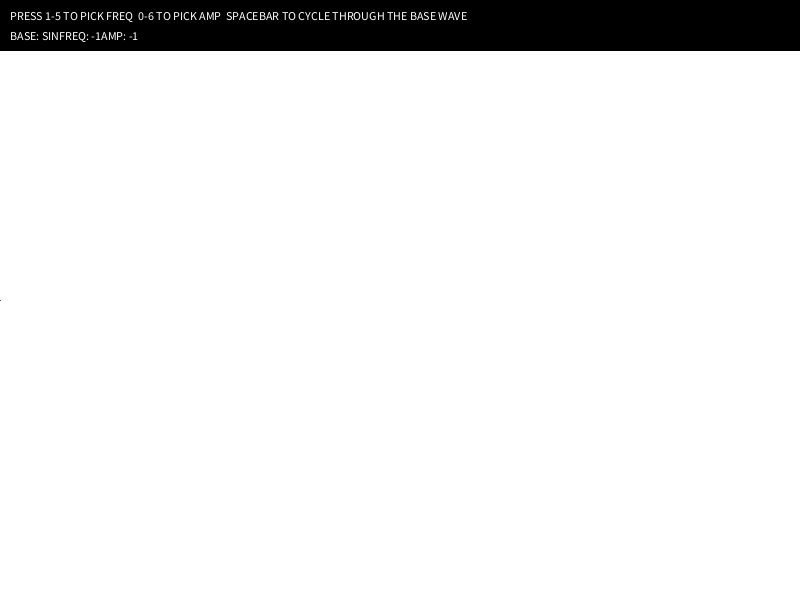
Frame 1 (no input)
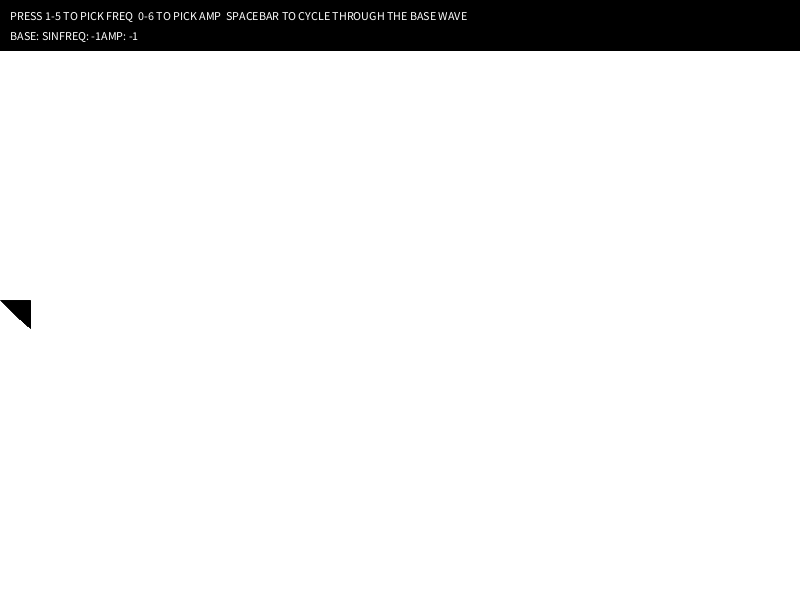
Frame 60 (the mouse pressed at the canvas centre just before this capture)
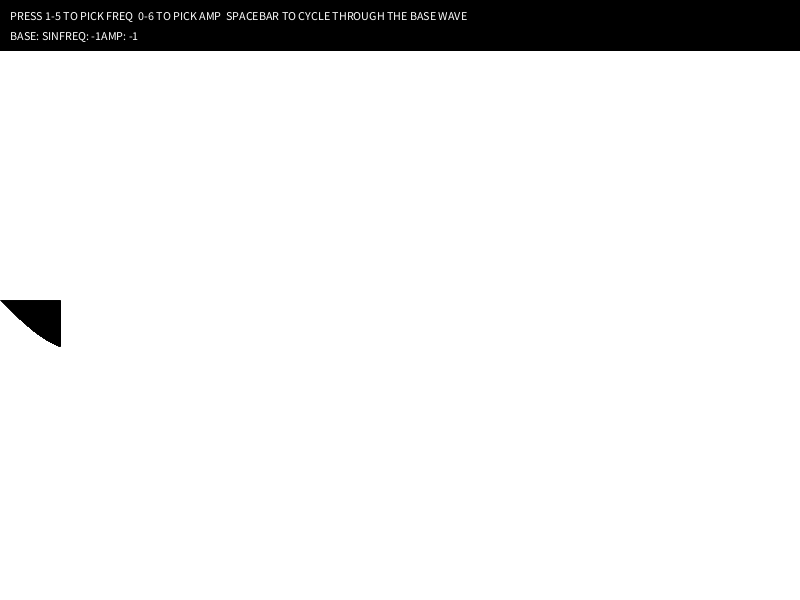
Frame 120 (the mouse held since frame 60 and released just before this capture)

The Processing sketch that drew these frames (run headless with seeded random() and noise(); from frame 60 on, the mouse is pressed at the canvas centre):

// Processing sketch: waves
// ── waves.pde
float t = 0;
float f = .01;
float a = 50;
float o = 0;

float x, y;

int freq = -1;
int amp = -1;
int base = 0;

String [] types = { "SIN", "COS", "TAN", "SQU", "SAW" };
ArrayList<Wave>waves = new ArrayList<Wave>();
boolean isModFreq, isModAmp;

void setup() {
  size(800, 600);
  background(255);
  waves.add(new Sine(t, f, a, o));
  waves.add(new Cosine(t, f, a, o));
  waves.add(new Tan(t, f, a, o));
  waves.add(new Square(t, f, a, o));
  waves.add(new Sawtooth(t, f, a, o));
}

void draw() {
  x+=.5;
  if(x > width) {
     background(255);
     x = 0; 
  }
  
  // Run the wave to calculate the next y-position
  // to pass it into the display function to draw it
  
  // If modulating both freq and amp
  if (isModFreq && isModAmp) {
    display(waves.get(base).mod(waves.get(freq).run(), waves.get(amp).run()));
  }
  // If only modulating frequency
  else if (isModFreq) {
    display(waves.get(base).mod(waves.get(freq).run(), -1));
  }
  // If only modulating amplitude
  else if (isModAmp) {
    display(waves.get(base).mod(-1, waves.get(amp).run()));
  }
  // If not modulating at all
  else {
    display(waves.get(base).run());
  }
  
  // Draw label
  label();
}

void label() {
  fill(0);
  rect(0, 0, width, 50);
  fill(255);
  text("PRESS 1-5 TO PICK FREQ \t\t\t 0-6 TO PICK AMP \t\t\t SPACEBAR TO CYCLE THROUGH THE BASE WAVE", 10, 20);
  text("BASE: " + (base >= 0 ? types[base] : base) + "\t\tFREQ: " + (freq >= 0 ? types[freq] : freq) + "\t\tAMP: " + (amp >= 0 ? types[amp] : amp), 10, 40);
}

void display(float y) {
  pushMatrix();
  translate(0, height/2);
  line(x, 0, x, y);
  popMatrix();
}

void keyPressed() {
  // SPACEBAR
  if (key == 32) {
    base++;
    base%=5;
  } 
  // Turn off modulating frequency
  else if (key == '`') {
    isModFreq = false;
    freq = -1;
  } 
  // Turn off modulating amplitude
  else if (key == '-') {
    isModAmp = false;
    amp = -1;
  }
  else {
    // Turn key chars into ints
    int num = key == '0' ? 9 : parseInt(key)-49;
    if (num >=0) {
      // 1-5 selects a wave type to modulate frequency
      // Automatically turns on modulating frequency
      if (num < 5) {
        isModFreq = true;
        freq = num;
      }
      // 6,7,8,9 selects a wave type to module amplitude
      // Automatically turns on modulating amplitude
      else if (num < 10) {
        isModAmp = true;
        amp = 9-num;
      }
    }
  }
}


// ── Wave.pde
class Wave {
  float t, f, a, o;

  Wave(float _t, float _f, float _a, float _o) {
    t = _t;
    f = _f;
    a = _a;
    o = _o;
  }

  void update() {
    t+=f;
  }

  float run() {
    update();
    return wave();
  }

  float modFreq(float _t) {
    t = _t;
    return wave();
  }

  float modAmp(float _a) {
    a = _a;
    return run();
  }

  float mod(float _t, float _a) {
    t = _t;
    a = _a;
    return wave();
  }

  float wave() {
    return 0;
  }
}

class Sine extends Wave {

  Sine(float t, float f, float a, float o) {
    super(t, f, a, o);
  }

  float wave() {
    return sin(t)*a + o;
  }
}

class Cosine extends Wave {

  Cosine(float t, float f, float a, float o) {
    super(t, f, a, o);
  }

  float wave() {
    return cos(t)*a + o;
  }
}

class Tan extends Wave {

  Tan(float t, float f, float a, float o) {
    super(t, f, a, o);
  }

  float wave() {
    return tan(t)*a + o;
  }
}

class Square extends Wave {

  Square(float t, float f, float a, float o) {
    super(t, f, a, o);
  }

  float wave() {
    return o + (t%TWO_PI >= PI ? 1 : -1)*a;
  }
}

class Sawtooth extends Wave {
  float m;

  Sawtooth(float t, float f, float a, float o) {
    super(t, f, a, o);
    m = (a+o) / TWO_PI;
  }

  float wave() {
    return (t%TWO_PI)*m;
  }
}
